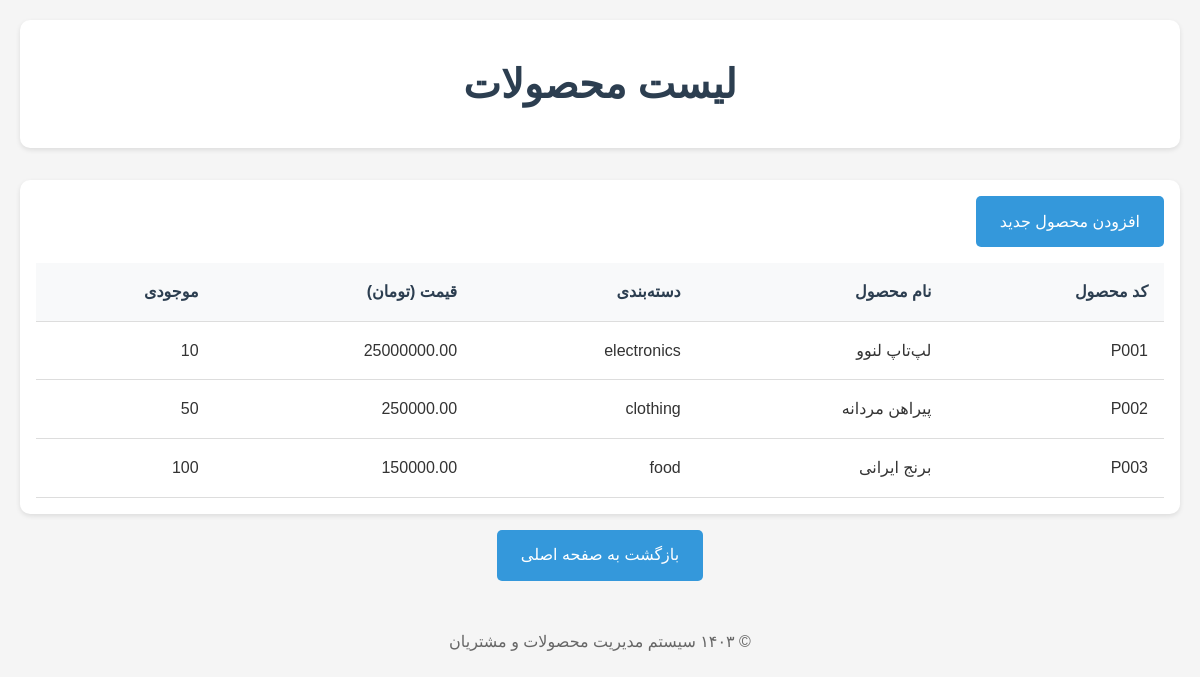
The app's page /pod-4-project/pages/product-list.php with its own data.
### tables this page shows
CREATE TABLE `products` (
  `id` int(11) NOT NULL,
  `code` varchar(50) NOT NULL,
  `name` varchar(100) NOT NULL,
  `category` enum('electronics','clothing','food','other') NOT NULL,
  `price` decimal(12,2) NOT NULL,
  `stock` int(11) NOT NULL DEFAULT 0,
  `description` text DEFAULT NULL,
  `created_at` timestamp NOT NULL DEFAULT current_timestamp()
);

### pod-4-project/pages/product-list.php (the view, shortened to what this page needs)
<!DOCTYPE html>
<html lang="fa" dir="rtl">
<head>
    <link rel="stylesheet" href="../css/style.css">
</head>
<body>
    <div class="container">
        <header>
            <h1>لیست محصولات</h1>
        </header>
        <main>
            <div class="table-container">
                <div style="margin-bottom: 1rem;">
                    <a href="add-product.html" class="btn">افزودن محصول جدید</a>
                </div>
                <table>
                    <thead>
                        <tr>
                            <th>کد محصول</th>
                            <th>نام محصول</th>
                            <th>دسته‌بندی</th>
                            <th>قیمت (تومان)</th>
                            <th>موجودی</th>
                        </tr>
                    </thead>
                    <tbody>
                        <?php
                        include '../php/db.php';
                        $sql = "SELECT * FROM products";
                        $result = mysqli_query($conn, $sql);
                        while ($row = mysqli_fetch_assoc($result)) {
                            echo "<tr>
                            <td>" . $row['code'] . "</td>
                            <td>" . $row['name'] . "</td>
                            <td>" . $row['category'] . "</td>
                            <td>" . $row['price'] . "</td>
                            <td>" . $row['stock'] . "</td>
                        </tr>";
                        }
                        ?>
                    </tbody>
                </table>
            </div>
            <div style="text-align: center; margin-top: 1rem;">
                <a href="../index.html" class="btn">بازگشت به صفحه اصلی</a>
            </div>
        </main>
        <footer>
            <p>© ۱۴۰۳ سیستم مدیریت محصولات و مشتریان</p>
        </footer>
    </div>
</body>
</html>

### pod-4-project/css/style.css (style rules this page uses)
* { margin: 0; padding: 0; box-sizing: border-box; }
body { font-family: 'Vazirmatn', Tahoma, Arial, sans-serif; line-height: 1.6; background-color: #f5f5f5; color: #333; }
.container { max-width: 1200px; margin: 0 auto; padding: 20px; }
header { text-align: center; padding: 2rem 0; margin-bottom: 2rem; background-color: #fff; border-radius: 10px; box-shadow: 0 2px 5px rgba(0,0,0,0.1); }
header h1 { color: #2c3e50; font-size: 2.5rem; }
.btn { display: inline-block; padding: 0.8rem 1.5rem; background-color: #3498db; color: #fff; text-decoration: none; border-radius: 5px; transition: background-color 0.3s ease; }
.table-container { background-color: #fff; padding: 1rem; border-radius: 10px; box-shadow: 0 2px 5px rgba(0,0,0,0.1); overflow-x: auto; }
table { width: 100%; border-collapse: collapse; margin-top: 1rem; }
th, td { padding: 1rem; text-align: right; border-bottom: 1px solid #ddd; }
th { background-color: #f8f9fa; font-weight: bold; color: #2c3e50; }
footer { text-align: center; padding: 1rem 0; margin-top: 2rem; color: #666; }

### records on screen
products: code "P001", name "لپ‌تاپ لنوو", category "electronics", price "25000000.00", stock "10"
products: code "P002", name "پیراهن مردانه", category "clothing", price "250000.00", stock "50"
products: code "P003", name "برنج ایرانی", category "food", price "150000.00", stock "100"
